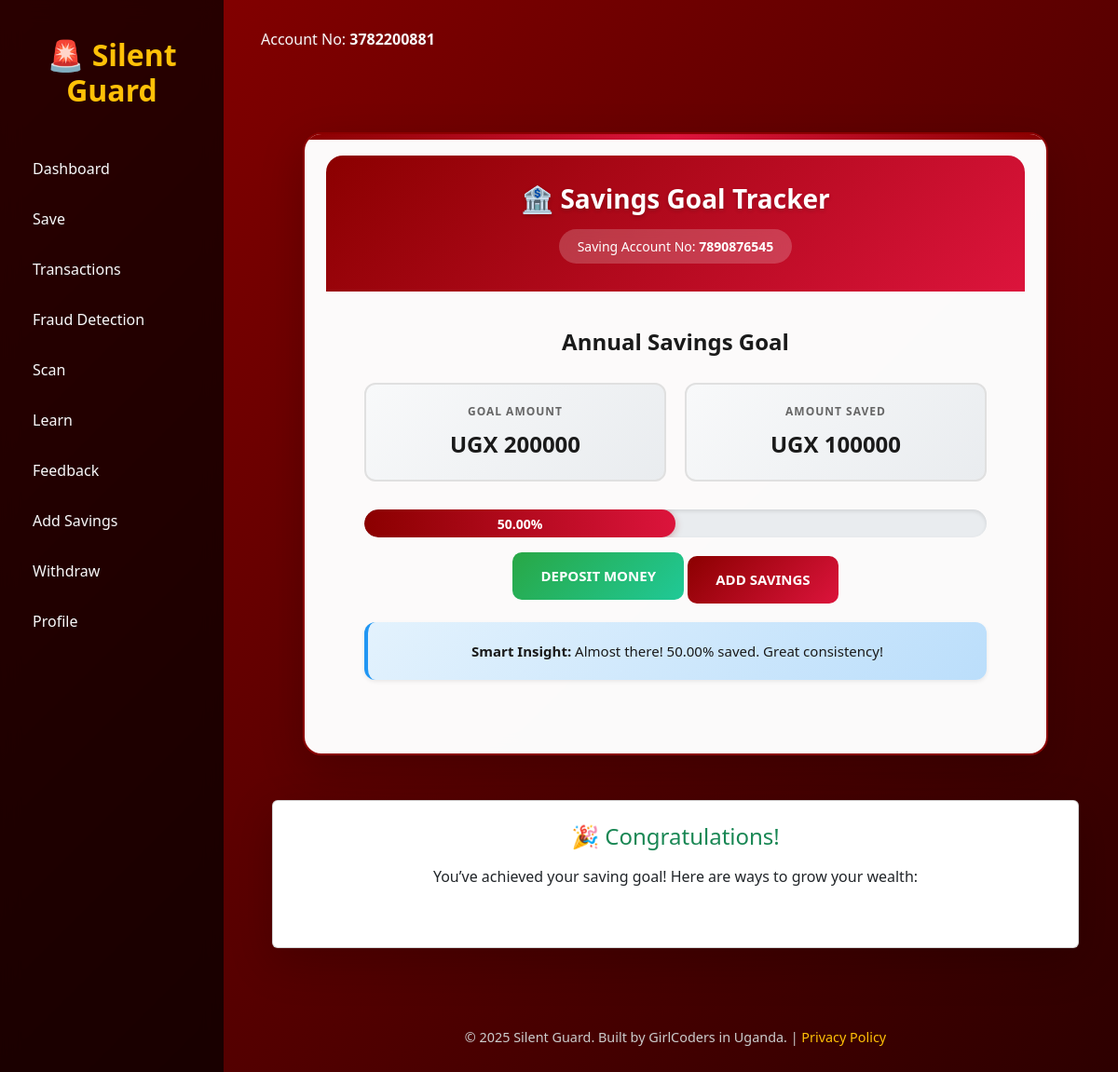
/savings-dashboard/ (signed in), run on the app's committed database.
### home/models.py (models this page shows, shortened)
class UserProfile(AbstractUser):
    user_type = models.CharField(max_length=30, choices=[
        ('agent', 'Mobile Money Agent'),
        ('student', 'Student'),
        ('vendor', 'Vendor'),
        ('other', 'Other'),
    ])
    phonenumber = models.CharField(max_length=15, blank=True, validators=[RegexValidator(regex=r'^07\d{8}$', message='Enter a valid Ugandan phone number')])
    email = models.EmailField(max_length=254, blank=True, )
    location = models.CharField(max_length=100, blank=True)
    account_number = models.CharField(max_length=20, unique=True, null=True, blank=True)

class SavingGoal(models.Model):
    user = models.ForeignKey(settings.AUTH_USER_MODEL, on_delete=models.CASCADE)
    goal_name = models.CharField(max_length=100, default="Annual Savings Goal")
    goal_amount = models.DecimalField(max_digits=10, decimal_places=2)
    current_savings = models.DecimalField(max_digits=10, decimal_places=2, default=0)
    duration = models.CharField(max_length=20, default="Yearly")
    created_at = models.DateTimeField(auto_now_add=True)
    @property
    def progress_percent(self):
        if self.goal_amount > 0:
            return round((self.current_savings / self.goal_amount) * 100, 2)
        return 0

### home/views.py (the view, shortened to what this page needs)
# urls.py: path('savings-dashboard/', views.savings_dashboard, name='savings_dashboard'),
@login_required
def savings_dashboard(request):
    account, _ = BankAccount.objects.get_or_create(user=request.user, defaults={"balance": 5000000.00})  # Default 5M balance
    goal = SavingGoal.objects.filter(user=request.user).last()
    ai_feedback = None
    if goal:
        progress = goal.progress_percent
        if progress == 0:
            ai_feedback = "You haven’t started yet. Let’s make your first save!"
        elif progress < 25:
            ai_feedback = f"Good start! You’ve saved {progress}% of your goal."
        elif progress < 50:
            ai_feedback = f"Keep it up! {progress}% saved — you’re halfway there."
        elif progress < 75:
            ai_feedback = f"Almost there! {progress}% saved. Great consistency!"
        elif progress < 100:
            ai_feedback = f"Incredible! {progress}% saved — so close to your goal!"
        else:
            ai_feedback = "🎉 You’ve achieved your goal! Time to grow your savings further."
    investment_suggestions = []
    if goal and goal.progress_percent >= 50:
        investment_suggestions = InvestmentOption.objects.all()[:3]
    return render(request, "savings_dashboard.html", {
        "account": account,
        "goal": goal,
        "ai_feedback": ai_feedback,
        "investment_suggestions": investment_suggestions,
    })

### home/templates/savings_dashboard.html (shortened to what this page needs)
{% extends 'base.html' %}
{% block content %}
     Account No: <strong>{{ user.account_number }}</strong>
<div class="dashboard-wrapper">
    <div class="container mt-5 text-center">
        <div class="card glass-card shadow-lg p-4">
            <div class="card-header-section">
                <h3>🏦 Savings Goal Tracker</h3>
                <div class="account-badge">
                    Saving  Account No: <strong>7890876545</strong>
                </div>
            </div>
            <div class="card-body-section">
                {% if goal %}
                    <div class="goal-details">
                        <h5>{{ goal.goal_name }}</h5>
                    </div>
                    <div class="amount-display">
                        <div class="amount-box">
                            <label>Goal Amount</label>
                            <p>UGX {{ goal.goal_amount|floatformat:0 }}</p>
                        </div>
                        <div class="amount-box">
                            <label>Amount saved</label>
                            <p>UGX {{ goal.current_savings|floatformat:0 }}</p>
                        </div>
                    </div>
                    <div class="progress mb-3">
                        <div class="progress-bar progress-bar-striped bg-success"
                             role="progressbar"
                             style="width: {{ goal.progress_percent }}%"
                             aria-valuenow="{{ goal.progress_percent }}"
                             aria-valuemin="0"
                             aria-valuemax="100">
                            {{ goal.progress_percent }}%
                        </div>
                    </div>
                    <div class="action-buttons">
                        <a href="{% url 'deposit_money' %}" class="btn btn-success mb-2">Deposit Money</a>
                        <a href="{% url 'add_savings' %}" class="btn btn-primary">Add Savings</a>
                    </div>
                    <div class="alert alert-info mt-3 shadow-sm">
                         <strong>Smart Insight:</strong> {{ ai_feedback }}
                    </div>
                {% else %}
                    <div class="alert alert-warning mt-3">
                        No savings goal set yet.
                    </div>
                {% endif %}
            </div>
        </div>
        {% if goal and goal.progress_percent >= 50 %}
        <div class="card shadow-lg p-4 mt-5">
            <h4 class="text-success mb-3">🎉 Congratulations!</h4>
            <p>You’ve achieved your saving goal! Here are ways to grow your wealth:</p>
        </div>
        {% endif %}
    </div>
</div>
{% endblock %}

### home/templates/base.html (style rules this page uses)
body { margin: 0; font-family: 'Segoe UI', Tahoma, Geneva, Verdana, sans-serif; background: linear-gradient(135deg, #141e30, #243b55); color: #f8f9fa; min-height: 100vh; display: flex; }
.alert { border-radius: 12px; font-weight: 500; margin-bottom: 15px; }

### home/templates/savings_dashboard.html (style rules this page uses)
body { background: linear-gradient(135deg, #8B0000 0%, #2C0000 100%); min-height: 100vh; font-family: 'Segoe UI', Tahoma, Geneva, Verdana, sans-serif; }
.dashboard-wrapper { min-height: 100vh; padding: 40px 0; }
.glass-card { background: rgba(255, 255, 255, 0.98); border-radius: 20px; backdrop-filter: blur(10px); -webkit-backdrop-filter: blur(10px); border: 2px solid #8B0000; box-shadow: 0 20px 60px rgba(0, 0, 0, 0.5); position: relative; overflow: hidden; max-width: 800px; margin: 0 auto; }
.glass-card::before { content: ''; position: absolute; top: 0; left: 0; right: 0; height: 6px; background: linear-gradient(90deg, #8B0000 0%, #DC143C 50%, #8B0000 100%); }
.card-header-section { background: linear-gradient(135deg, #8B0000 0%, #DC143C 100%); padding: 30px; text-align: center; border-radius: 18px 18px 0 0; margin: -1px -1px 0 -1px; }
.card-header-section h3 { color: white; font-weight: 700; font-size: 28px; margin-bottom: 10px; text-shadow: 0 2px 4px rgba(0, 0, 0, 0.2); }
.account-badge { background: rgba(255, 255, 255, 0.2); color: white; padding: 8px 20px; border-radius: 20px; display: inline-block; font-size: 14px; margin-top: 5px; backdrop-filter: blur(10px); }
.card-body-section { padding: 40px; }
.goal-details { text-align: center; margin-bottom: 30px; }
.goal-details h5 { color: #1a1a1a; font-size: 24px; font-weight: 700; margin-bottom: 25px; }
.amount-display { display: flex; justify-content: space-around; margin-bottom: 30px; flex-wrap: wrap; gap: 20px; }
.amount-box { flex: 1; min-width: 200px; padding: 20px; background: linear-gradient(135deg, #f8f9fa 0%, #e9ecef 100%); border-radius: 12px; border: 2px solid #e0e0e0; transition: all 0.3s ease; }
.amount-box label { color: #666; font-size: 12px; text-transform: uppercase; letter-spacing: 1px; font-weight: 600; margin-bottom: 8px; display: block; }
.amount-box p { color: #1a1a1a; font-size: 24px; font-weight: 700; margin: 0; }
.progress { height: 30px; border-radius: 15px; background: #e9ecef; margin-bottom: 30px; overflow: hidden; box-shadow: inset 0 2px 4px rgba(0, 0, 0, 0.1); }
.progress-bar { background: linear-gradient(90deg, #8B0000 0%, #DC143C 100%); border-radius: 15px; font-weight: 700; font-size: 14px; display: flex; align-items: center; justify-content: center; transition: width 0.6s ease; box-shadow: 0 2px 8px rgba(139, 0, 0, 0.3); }
.btn-success { background: linear-gradient(135deg, #28a745 0%, #20c997 100%); color: white; border: none; border-radius: 10px; padding: 14px 30px; font-size: 15px; font-weight: 700; text-transform: uppercase; }
.btn-primary { background: linear-gradient(135deg, #8B0000 0%, #DC143C 100%); color: white; border: none; border-radius: 10px; padding: 14px 30px; font-size: 15px; font-weight: 700; text-transform: uppercase; }
.alert { border-radius: 12px; padding: 20px; font-size: 15px; border: none; box-shadow: 0 4px 15px rgba(0, 0, 0, 0.1); }
.alert-info { background: linear-gradient(135deg, #e3f2fd 0%, #bbdefb 100%); color: #1a1a1a; border-left: 4px solid #2196f3; }

### data on the page
UserProfile: account_number "3782200881"
SavingGoal: goal_name "Annual Savings Goal", goal_amount "200000", current_savings "100000", progress_percent "50.00"

### other printed values
{{ ai_feedback }} "Almost there! 50.00% saved. Great consistency!"
